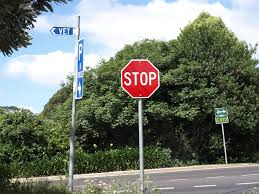
#> input picture computer_vision/scripts/intersection.jpeg, 259 x 194 px
$ python countour.py   (Python 2 division)
#> lines starting #> are read from the running program, lines starting #| are printed output that depends on the picture; after the words box and inside, x2 and y2 are one past the last pixel; in counts of white or black regions, pixels touching at a corner belong together
#!/usr/bin/env python

import cv2
import numpy as np

img = cv2.imread('intersection.jpeg',0)
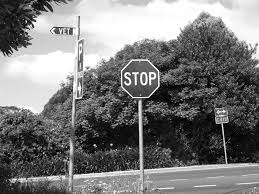
#> img: shape (194, 259); min 0, max 255, mean 122.6
ret,thresh = cv2.threshold(img,127,255,0)
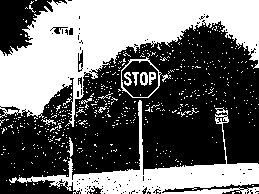
#> thresh: shape (194, 259); 43% white; 556 white regions (542 under 20 px)
contours,hierarchy = cv2.findContours(thresh, 1, 2)
#> contours = 722 contours, 706 with area under 20; largest, box (x1, y1, x2, y2) and area: (0, 0, 259, 127) 14410, (9, 100, 259, 194) 4710, (121, 57, 162, 98) 1204, (121, 60, 159, 98) 1108, (77, 49, 84, 73) 105

cnt = contours[0]
#> cnt = [[148, 193]]
M = cv2.moments(cnt)
#> M = moments, m00 0
#> (the run stopped early here; a loop or call above may not have finished)
